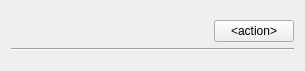
<?xml version="1.0" encoding="UTF-8"?>
<ui version="4.0">
 <class>addScreenCast</class>
 <widget class="QWidget" name="addScreenCast">
  <property name="geometry">
   <rect>
    <x>0</x>
    <y>0</y>
    <width>305</width>
    <height>71</height>
   </rect>
  </property>
  <property name="windowTitle">
   <string>screen cast ui</string>
  </property>
  <layout class="QGridLayout" name="gridLayout">
   <item row="0" column="0">
    <layout class="QVBoxLayout" name="verticalLayout">
     <item>
      <layout class="QHBoxLayout" name="horizontalLayout">
       <item>
        <widget class="QLabel" name="labelProcess">
         <property name="text">
          <string>&lt;process&gt;</string>
         </property>
        </widget>
       </item>
       <item>
        <spacer name="horizontalSpacer">
         <property name="orientation">
          <enum>Qt::Horizontal</enum>
         </property>
         <property name="sizeHint" stdset="0">
          <size>
           <width>40</width>
           <height>20</height>
          </size>
         </property>
        </spacer>
       </item>
       <item>
        <widget class="QPushButton" name="pushButtonScreenCastAction">
         <property name="text">
          <string>&lt;action&gt;</string>
         </property>
        </widget>
       </item>
      </layout>
     </item>
     <item>
      <widget class="Line" name="line">
       <property name="orientation">
        <enum>Qt::Horizontal</enum>
       </property>
      </widget>
     </item>
    </layout>
   </item>
  </layout>
 </widget>
 <resources/>
 <connections/>
</ui>
